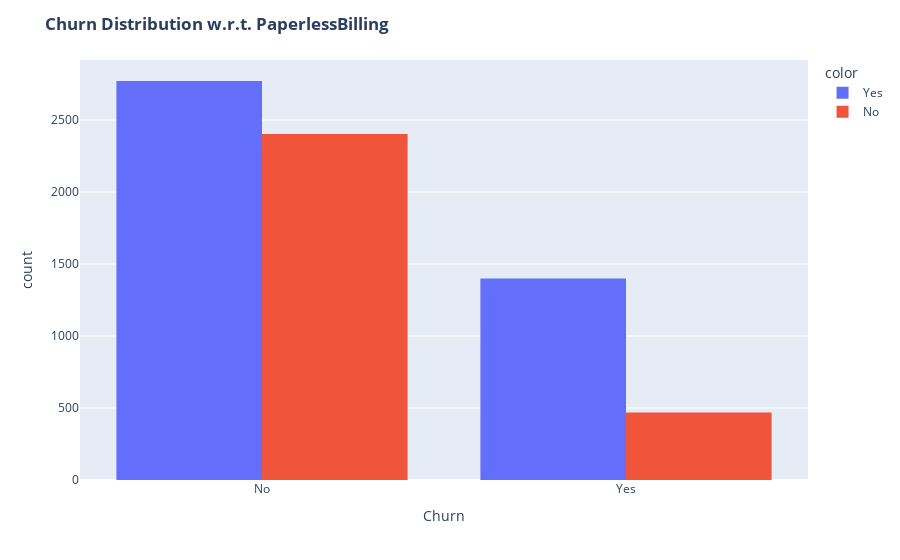

Notebook cell for this chart:
### Markdown cell above
Customers that doesn't have partners are more likely to churn

### Code cell
Partner_map={1:'Yes',0:'No'}
PaperlessBilling_map={1:'Yes',0:'No'}
fig=px.histogram(Data,x=Data['Churn'].map(churn_map),color=Data['PaperlessBilling'].map(PaperlessBilling_map),barmode='group',labels={'x':'Churn'})

fig.update_layout(title_text="<b>Churn Distribution w.r.t. PaperlessBilling </b>")


fig.show()

### Figure 1 — Plotly figure (JSON) as saved in the notebook; plotly's stock layout.template omitted (floating-point values rounded to 4 significant figures; data arrays with more than 128 entries replaced by an {"elided": "..."} marker saying what was removed)
{"data": [{"alignmentgroup": "True", "bingroup": "x", "hovertemplate": "color=Yes<br>Churn=%{x}<br>count=%{y}<extra></extra>", "legendgroup": "Yes", "marker": {"color": "#636efa", "pattern": {"shape": ""}}, "name": "Yes", "offsetgroup": "Yes", "orientation": "v", "showlegend": true, "type": "histogram", "x": {"elided": "4171 str values"}, "xaxis": "x", "yaxis": "y"}, {"alignmentgroup": "True", "bingroup": "x", "hovertemplate": "color=No<br>Churn=%{x}<br>count=%{y}<extra></extra>", "legendgroup": "No", "marker": {"color": "#EF553B", "pattern": {"shape": ""}}, "name": "No", "offsetgroup": "No", "orientation": "v", "showlegend": true, "type": "histogram", "x": {"elided": "2872 str values"}, "xaxis": "x", "yaxis": "y"}], "layout": {"barmode": "group", "legend": {"title": {"text": "color"}, "tracegroupgap": 0}, "margin": {"t": 60}, "title": {"text": "<b>Churn Distribution w.r.t. PaperlessBilling </b>"}, "xaxis": {"anchor": "y", "domain": [0, 1], "title": {"text": "Churn"}}, "yaxis": {"anchor": "x", "domain": [0, 1], "title": {"text": "count"}}}}
